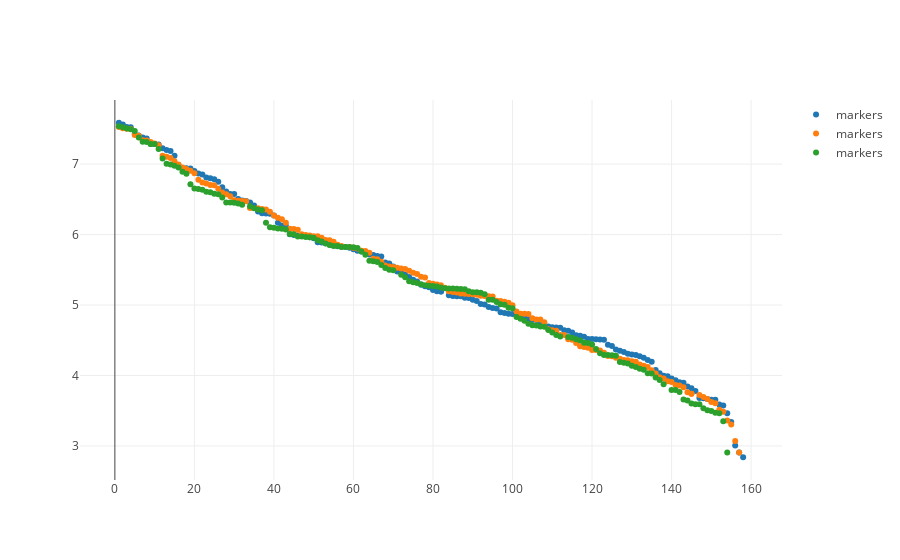

Notebook code for this chart:
### Code cell
import plotly.plotly as py
import plotly.graph_objs as go
from plotly.offline import download_plotlyjs, init_notebook_mode, plot, iplot
init_notebook_mode(connected=True)

trace = go.Scatter(
    x = DF2015Drop_All.Happiness_Rank,
    y = DF2015Drop_All.Happiness_Score,
    mode = 'markers',
    name = 'markers'
)

trace1 = go.Scatter(
    x = DF2016Drop_All.Happiness_Rank,
    y = DF2016Drop_All.Happiness_Score,
    mode = 'markers',
    name = 'markers'
)

trace2 = go.Scatter(
    x = DF2017Drop_All.Happiness_Rank,
    y = DF2017Drop_All.Happiness_Score,
    mode = 'markers',
    name = 'markers'
)

data = [trace, trace1, trace2]

plotly.offline.iplot(data, filename='basic-scatter')

### Figure 1 — Plotly figure (JSON) as saved in the notebook; plotly's stock layout.template omitted (floating-point values rounded to 4 significant figures; data arrays with more than 128 entries replaced by an {"elided": "..."} marker saying what was removed)
{"data": [{"mode": "markers", "name": "markers", "type": "scatter", "x": {"elided": "158 int values"}, "y": {"elided": "158 float values"}}, {"mode": "markers", "name": "markers", "type": "scatter", "x": {"elided": "157 int values"}, "y": {"elided": "157 float values"}}, {"mode": "markers", "name": "markers", "type": "scatter", "x": {"elided": "150 int values"}, "y": {"elided": "150 float values"}}], "layout": {}}
